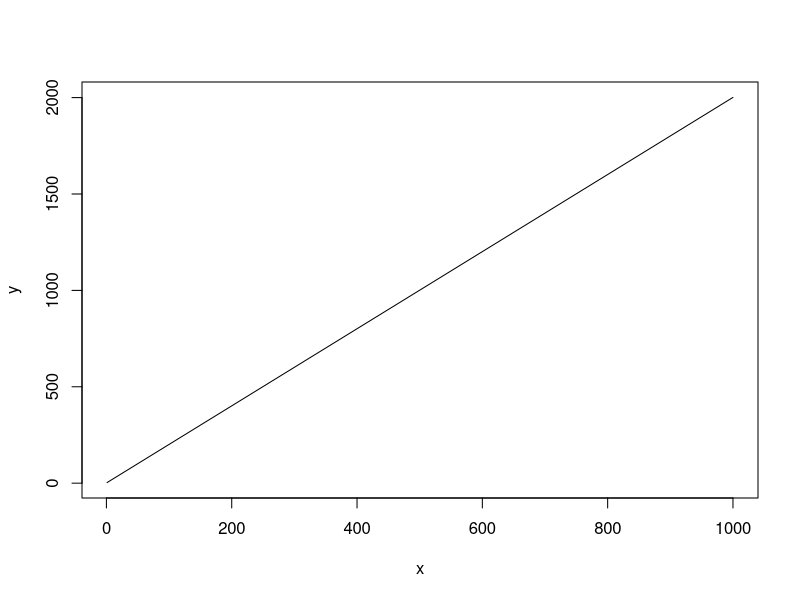
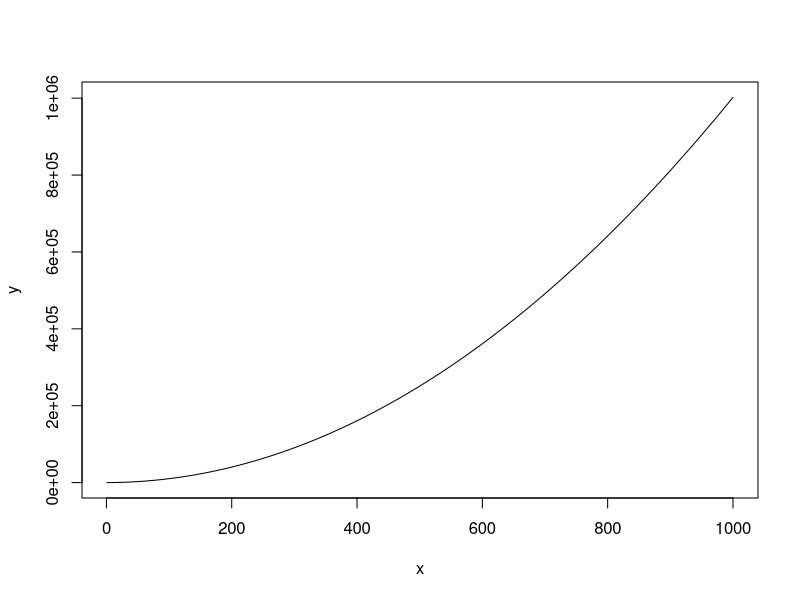
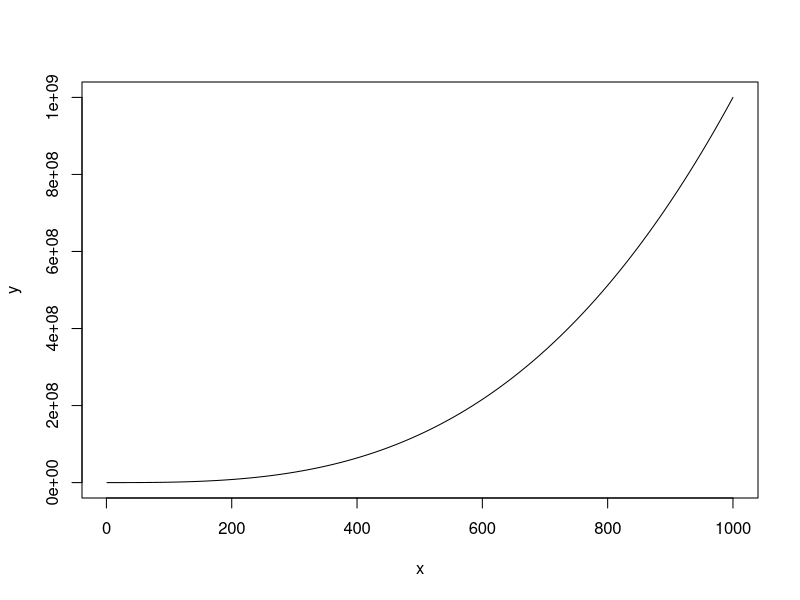
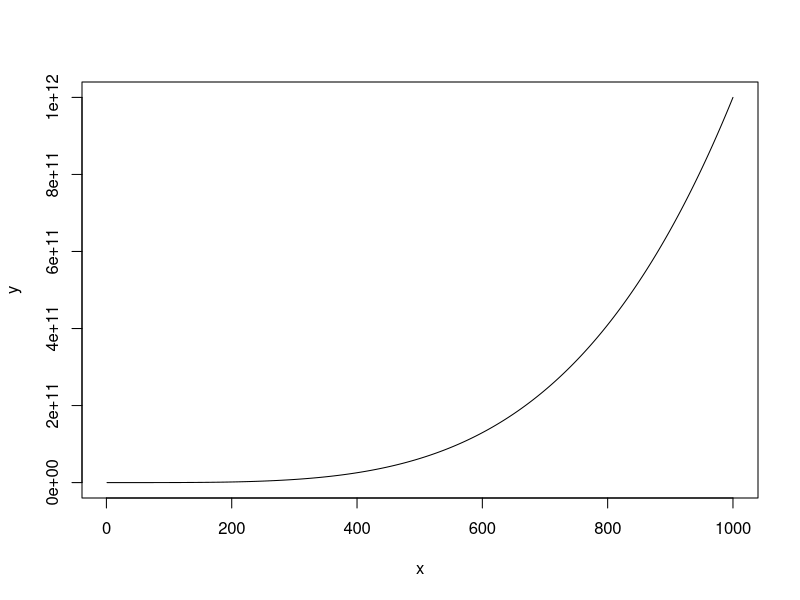
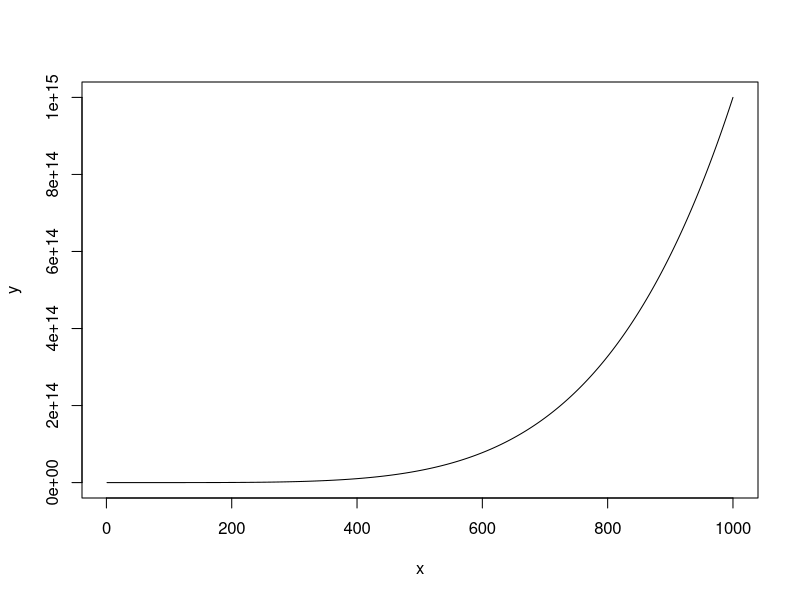
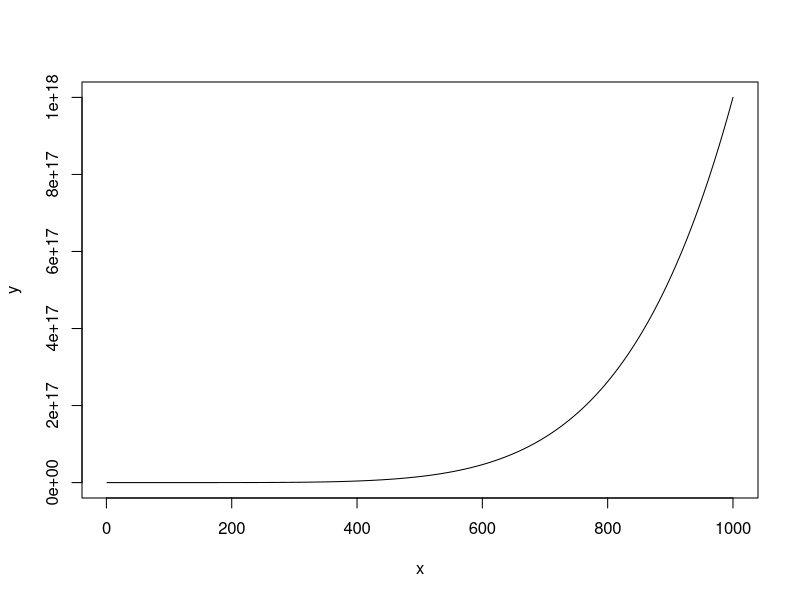
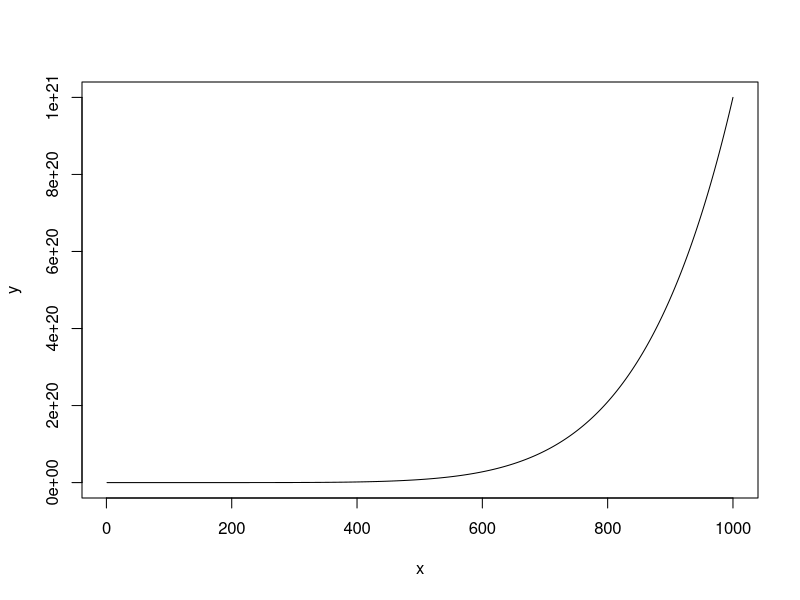
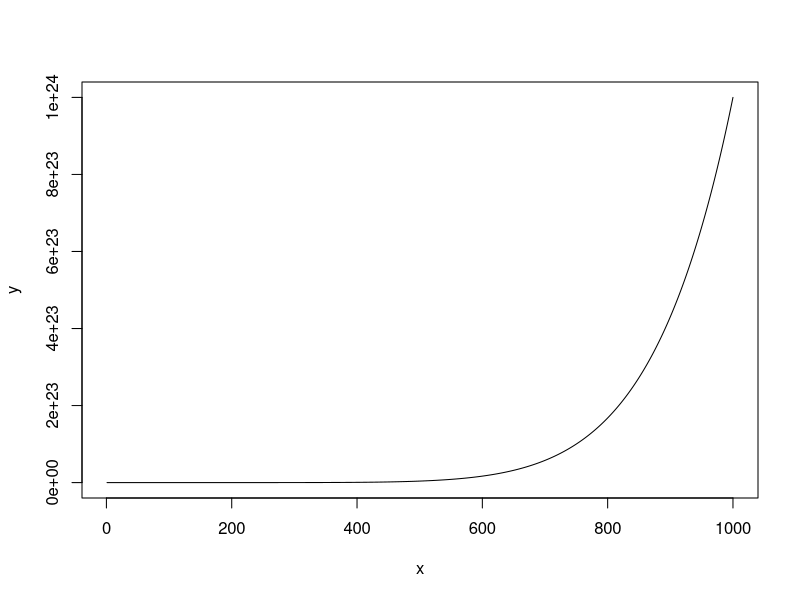

Here is the R script that generated these plots, in order: (Note: this script raises an error after producing the figures.)
for (i in 1:100){
  x<-1:1000
  y<-(x^i)+i*x+i
  png(filename=sprintf('plot-%i.png',i))
  plot(x,y, type='l')
  dev.off()
}

